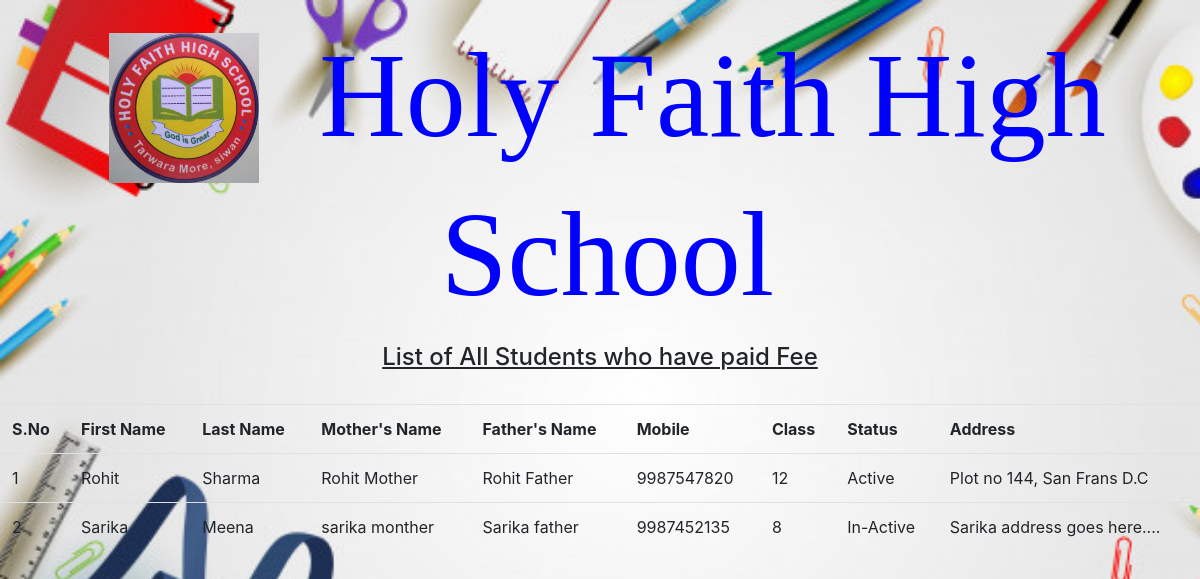
The app's page /feePaidList.php (signed in) with its own data.
### tables this page shows
CREATE TABLE `students` (
  `id` int(11) NOT NULL,
  `roll_no` int(10) NOT NULL,
  `fname` varchar(100) NOT NULL,
  `lname` varchar(100) NOT NULL,
  `mother_name` varchar(100) NOT NULL,
  `father_name` varchar(100) NOT NULL,
  `dob` date NOT NULL,
  `gender` varchar(10) NOT NULL,
  `category` varchar(10) NOT NULL,
  `mobile` bigint(10) NOT NULL,
  `class` int(10) NOT NULL,
  `address` varchar(250) NOT NULL,
  `status` varchar(10) NOT NULL,
  `fee_status` int(100) NOT NULL
);

### feePaidList.php (the view, shortened to what this page needs)
<?php
  if(isset($_SESSION['email'])){
?>
<!DOCTYPE html>
<html lang="en" dir="ltr">
  <head>
    <link rel="stylesheet" href="bootstrap/css/bootstrap.min.css"></link>
    <link rel="stylesheet" href="css/styles.css">
  </head>
  <body style="background:url('images/login4.jpg');background-size:cover;background-attachment: fixed;">
    <div class="row">
      <div class="col-md-12"><br>
        <center><h1><p style="color: blue ; float:left; font-size:120px; font-family:Times New Roman; text-align:center; margin-left: 15px;"><img src="images/L2.jpeg" width="150px" height="150px">&nbsp Holy Faith High School</p><br><br><br><br></center>
          <center><h4><u>List of All Students who have paid Fee</u></h4></center><br>
        <table class="table">
          <tr>
            <th>S.No</th>
            <th>First Name</th>
            <th>Last Name</th>
            <th>Mother's Name</th>
            <th>Father's Name</th>
            <th>Mobile</th>
            <th>Class</th>
            <th>Status</th>
            <th>Address</th>
          </tr>
          <?php
            include('includes/connection.php');
            $query = "select * from students where fee_status = 1";
            $query_run = mysqli_query($connection,$query);
            $sno = 1;
            while($row = mysqli_fetch_assoc($query_run)){
              ?>
                <tr>
                  <td><?php echo $sno; $sno = $sno + 1; ?></td>
                  <td><?php echo $row['fname']; ?></td>
                  <td><?php echo $row['lname']; ?></td>
                  <td><?php echo $row['mother_name']; ?></td>
                  <td><?php echo $row['father_name']; ?></td>
                  <td><?php echo $row['mobile']; ?></td>
                  <td><?php echo $row['class']; ?></td>
                  <td><?php echo $row['status']; ?></td>
                  <td><?php echo $row['address']; ?></td>
                </tr>
            <?php
          }
        ?>
        </table>
      </div>
    </div>
  </body>
</html>
<?php
}
else{
  echo "<script type='text/javascript'>
    window.location.href = 'index.php';
  </script>";
}
?>

### records on screen
students: fname "Rohit", lname "Sharma", mother_name "Rohit Mother", father_name "Rohit Father", mobile "9987547820", class "12", status "Active", address "Plot no 144, San Frans D.C"
students: fname "Sarika", lname "Meena", mother_name "sarika monther", father_name "Sarika father", mobile "9987452135", class "8", status "In-Active", address "Sarika address goes here...."
